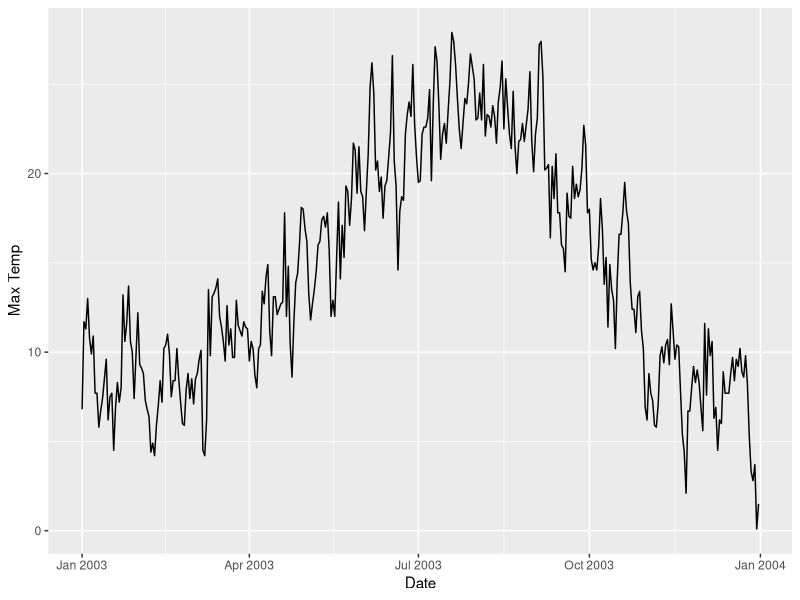
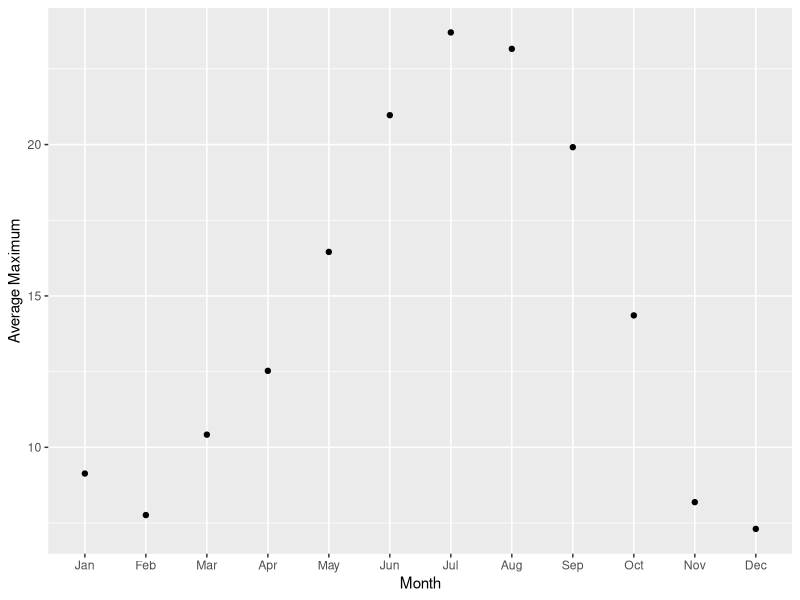
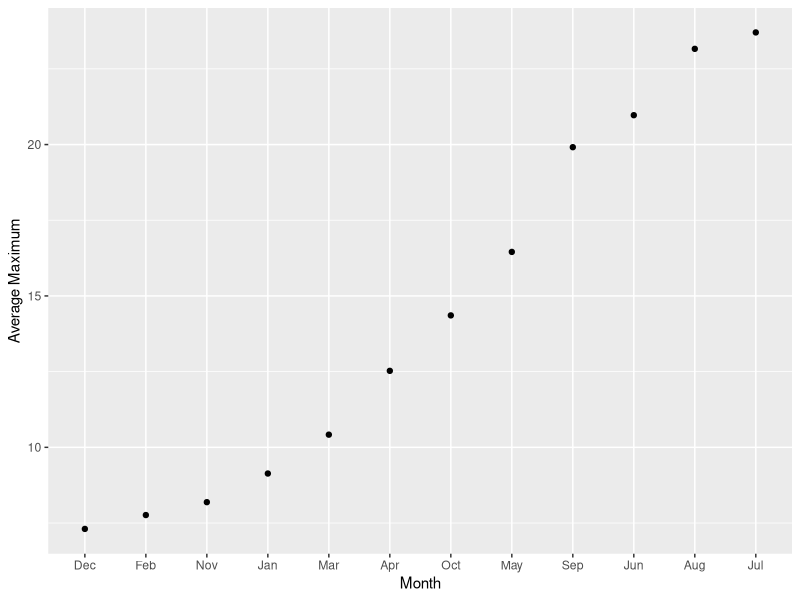

The R script that drew these images, in order:
library(tidyverse)
library(forcats)
library(lubridate)
yvr <- read_csv("weatherYVR.csv")
yvr

# 1. Coerce the Date/Time variable to a date object and rename it Date.
yvr <- yvr %>% mutate(`Date/Time` = ymd(`Date/Time`,tz="America/Vancouver")) %>%
  rename(Date=`Date/Time`)
yvr

# 2. Make a time series plot (with lines) of the daily maximum temperature by day.
ggplot(yvr,aes(x=Date,y=`Max Temp`)) + geom_line()

# 3. Change the Month variable from numeric to a factor. (Hint: The month() function with the label=TRUE
# will extract the months from a date-time object.)
yvr$Month <- month(yvr$Date, label = TRUE)
yvr
levels(yvr$Month)
# 4. Plot the average maximum temperature versus month. Then, redo this plot with months ordered by
# average maximum.
yvr %>% group_by(Month) %>%
  summarize(`Average Maximum` = mean(`Max Temp`,na.rm=TRUE)) %>%
  ggplot(aes(x=Month,y=`Average Maximum`)) +  
  geom_point() + labs(y="Average Maximum", x = "Month")

yvr %>% group_by(Month) %>%
  summarize(`Average Maximum` = mean(`Max Temp`,na.rm=TRUE)) %>%
  ggplot(aes(x=fct_reorder(Month,`Average Maximum`),y=`Average Maximum`)) +  
  geom_point() + labs(y="Average Maximum", x = "Month")

